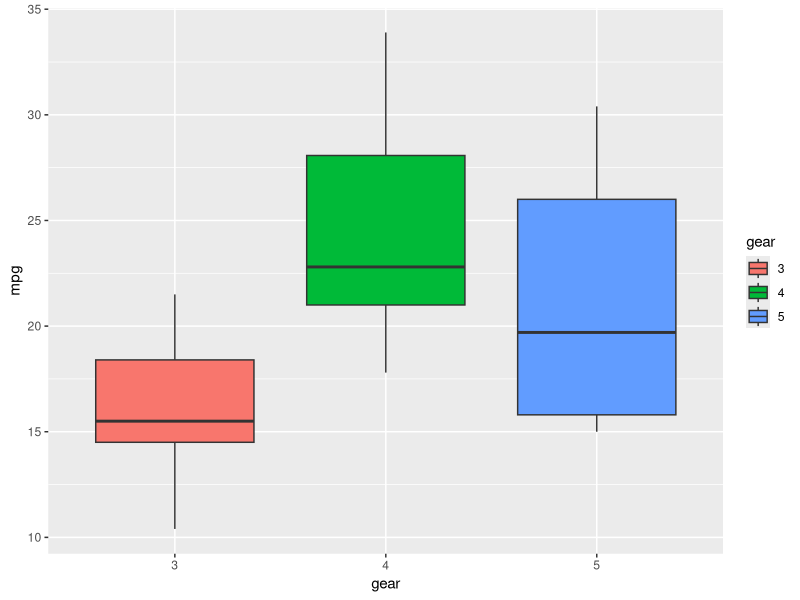

Here is the R script that generated this plot: (Note: this script raises an error after producing the figure.)
## ---- chunk 1
knitr::opts_chunk$set(echo = TRUE)
## ---- chunk 2
print("Task 1")
sum(5:55)

## ---- chunk 3
print("Task 2")
# make sumfun function()
sumfun <- function(n) {
    sum(5:n)
    }
# calculation for n = 10, n = 20, and n = 100
sumfun(10)
sumfun(20)
sumfun(100)
## ---- chunk 4
print("Task 3")
# numeric vector of 12 named Task3
Task3 <- numeric(12)
# first two numbers of series are 1 and 1
Task3[1] <- 1
Task3[2] <- 1
# for loop for 3 to 12 of series so that each value is the sum of the previous two
for (i in 3:12) Task3[i] <- Task3[i-2] + Task3[i-1]
# print the entire series of 12 values
Task3
## ---- chunk 5
print("Task 4")
# load ggplot2 using library(ggplot2)
library(ggplot2)

# ggplot
data(mtcars)
mtcars$gear <- as.factor(mtcars$gear)
ggplot(mtcars,aes(x=gear,y=mpg, fill=gear))+geom_boxplot()
## ---- chunk 6
print("Task 5")
# set x and y
y <- cars$dist
x<- cars$speed

# Linear model lm()
model <- lm(formula="y~x")
model

# summary() 
summary(model)
## ---- chunk 7
print("Task 6")
# Use ggplot to plot the data points from Task 5 and the linear fit.
ggplot(cars,aes(speed,dist)) + 
    geom_point() + 
    geom_smooth(method="lm",formula="y~x")
## ---- chunk 8
print("Task 7")
# change units of speed to ft/second in order to estimate reaction time in seconds
cars$speedconverted <- cars$speed * (5280/3600)

# set x and y
y <- cars$dist
x <- cars$speedconverted

# linear model: fit quadratic formula with zero offset
modeltaskseven <- lm(y~0+x+I(x^2))
summary(modeltaskseven)
## ---- chunk 9

# ggplot to plot data points and fitted relationship
ggplot(cars,aes(x=speedconverted, y=dist)) + 
    geom_point() + 
    geom_smooth(method="lm", formula="y~0+x+I(x^2)")
